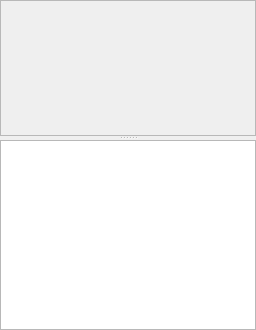
       <widget class="QSplitter" name="splitter" >
        <property name="orientation" >
         <enum>Qt::Vertical</enum>
        </property>
        <widget class="QFrame" name="ModelViewFrame" >
         <property name="sizePolicy" >
          <sizepolicy>
           <hsizetype>7</hsizetype>
           <vsizetype>7</vsizetype>
           <horstretch>0</horstretch>
           <verstretch>0</verstretch>
          </sizepolicy>
         </property>
         <property name="minimumSize" >
          <size>
           <width>16</width>
           <height>128</height>
          </size>
         </property>
         <property name="frameShape" >
          <enum>QFrame::StyledPanel</enum>
         </property>
         <property name="frameShadow" >
          <enum>QFrame::Raised</enum>
         </property>
         <layout class="QVBoxLayout" >
          <property name="margin" >
           <number>4</number>
          </property>
          <property name="spacing" >
           <number>4</number>
          </property>
          <item>
           <widget class="TCanvas" native="1" name="ModelView" >
            <property name="sizePolicy" >
             <sizepolicy>
              <hsizetype>5</hsizetype>
              <vsizetype>5</vsizetype>
              <horstretch>255</horstretch>
              <verstretch>64</verstretch>
             </sizepolicy>
            </property>
            <property name="minimumSize" >
             <size>
              <width>0</width>
              <height>128</height>
             </size>
            </property>
            <property name="mouseTracking" >
             <bool>true</bool>
            </property>
            <property name="focusPolicy" >
             <enum>Qt::StrongFocus</enum>
            </property>
            <property name="contextMenuPolicy" >
             <enum>Qt::CustomContextMenu</enum>
            </property>
           </widget>
          </item>
         </layout>
        </widget>
        <widget class="QTextEdit" name="TextDisplay" >
         <property name="sizePolicy" >
          <sizepolicy>
           <hsizetype>7</hsizetype>
           <vsizetype>3</vsizetype>
           <horstretch>255</horstretch>
           <verstretch>0</verstretch>
          </sizepolicy>
         </property>
         <property name="minimumSize" >
          <size>
           <width>0</width>
           <height>64</height>
          </size>
         </property>
         <property name="maximumSize" >
          <size>
           <width>16777215</width>
           <height>256</height>
          </size>
         </property>
         <property name="font" >
          <font>
           <family>Courier 10 Pitch</family>
          </font>
         </property>
         <property name="focusPolicy" >
          <enum>Qt::NoFocus</enum>
         </property>
         <property name="undoRedoEnabled" >
          <bool>false</bool>
         </property>
         <property name="readOnly" >
          <bool>true</bool>
         </property>
         <property name="acceptRichText" >
          <bool>false</bool>
         </property>
         <property name="textInteractionFlags" >
          <enum>Qt::TextSelectableByMouse</enum>
         </property>
        </widget>
       </widget>
